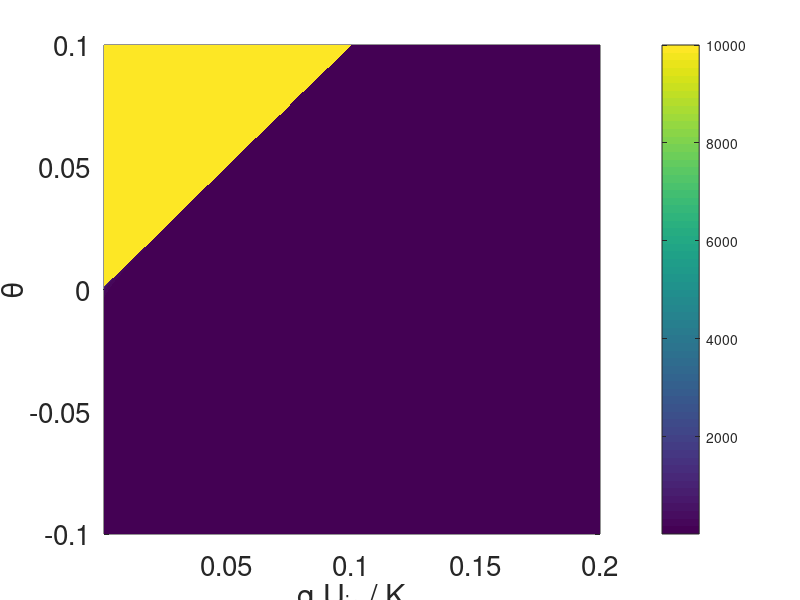

Recreate this plot in MATLAB. (Note: this script raises an error after producing the figure.)
theta = linspace(-0.1,0.1,1e3);

alphau_over_k_0 = 0.1;

LSOH = nan.*ones(1e2,1e3);

mults  = linspace(1e-2,2,1001);
for i=1:length(mults)
    mult=mults(i);
    
    alphau_over_k = alphau_over_k_0*mult;
    Ls_over_H = -(1./tan(theta)).*(1 + (alphau_over_k./tan(theta)).*log(1 - (tan(theta)/alphau_over_k)));
    
    Ls_over_H(theta>=alphau_over_k) = 10000;
    Ls_over_H(imag(Ls_over_H)~=0) = 10000;
    
    LSOH(i,:) = Ls_over_H;
    
end

[MULT,THETA] = meshgrid(mults,theta);

figure(1);
pcolor(MULT'.*alphau_over_k_0,THETA',LSOH);cb=colorbar;caxis([10 1e4]);shading('flat')
xlabel('\alpha U_{in} / K','fontsize',16)
ylabel('\theta','fontsize',16)
set(gca,'ColorScale','log','fontsize',20)
colormap(brewermap([],'GnBu'));
ylabel(cb,'L (m)')